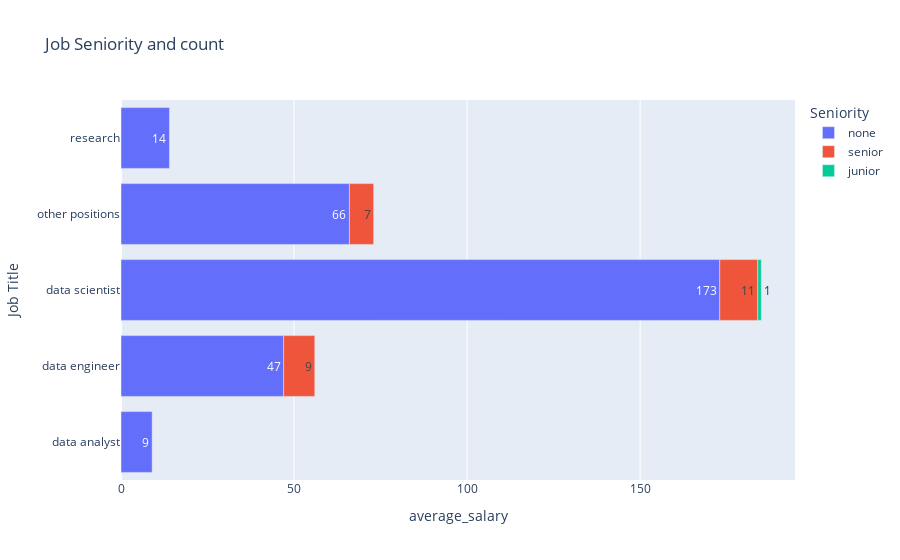

The notebook cell this image was saved under:
### Code cell
above_postings1 = above_average.groupby(by=['Job Title','Seniority'])['average_salary'].count().reset_index()
fig = px.bar(above_postings1, y='Job Title', x='average_salary',title='Job Seniority and count',text='average_salary',color='Seniority')
fig.show()

### Figure 1 — Plotly figure (JSON) as saved in the notebook; plotly's stock layout.template omitted (floating-point values rounded to 4 significant figures)
{"data": [{"alignmentgroup": "True", "hovertemplate": "Seniority=none<br>average_salary=%{text}<br>Job Title=%{y}<extra></extra>", "legendgroup": "none", "marker": {"color": "#636efa", "pattern": {"shape": ""}}, "name": "none", "offsetgroup": "none", "orientation": "h", "showlegend": true, "text": [9, 47, 173, 66, 14], "textposition": "auto", "type": "bar", "x": [9, 47, 173, 66, 14], "xaxis": "x", "y": ["data analyst", "data engineer", "data scientist", "other positions", "research"], "yaxis": "y"}, {"alignmentgroup": "True", "hovertemplate": "Seniority=senior<br>average_salary=%{text}<br>Job Title=%{y}<extra></extra>", "legendgroup": "senior", "marker": {"color": "#EF553B", "pattern": {"shape": ""}}, "name": "senior", "offsetgroup": "senior", "orientation": "h", "showlegend": true, "text": [9, 11, 7], "textposition": "auto", "type": "bar", "x": [9, 11, 7], "xaxis": "x", "y": ["data engineer", "data scientist", "other positions"], "yaxis": "y"}, {"alignmentgroup": "True", "hovertemplate": "Seniority=junior<br>average_salary=%{text}<br>Job Title=%{y}<extra></extra>", "legendgroup": "junior", "marker": {"color": "#00cc96", "pattern": {"shape": ""}}, "name": "junior", "offsetgroup": "junior", "orientation": "h", "showlegend": true, "text": [1], "textposition": "auto", "type": "bar", "x": [1], "xaxis": "x", "y": ["data scientist"], "yaxis": "y"}], "layout": {"barmode": "relative", "legend": {"title": {"text": "Seniority"}, "tracegroupgap": 0}, "title": {"text": "Job Seniority and count"}, "xaxis": {"anchor": "y", "domain": [0, 1], "title": {"text": "average_salary"}}, "yaxis": {"anchor": "x", "domain": [0, 1], "title": {"text": "Job Title"}}}}
